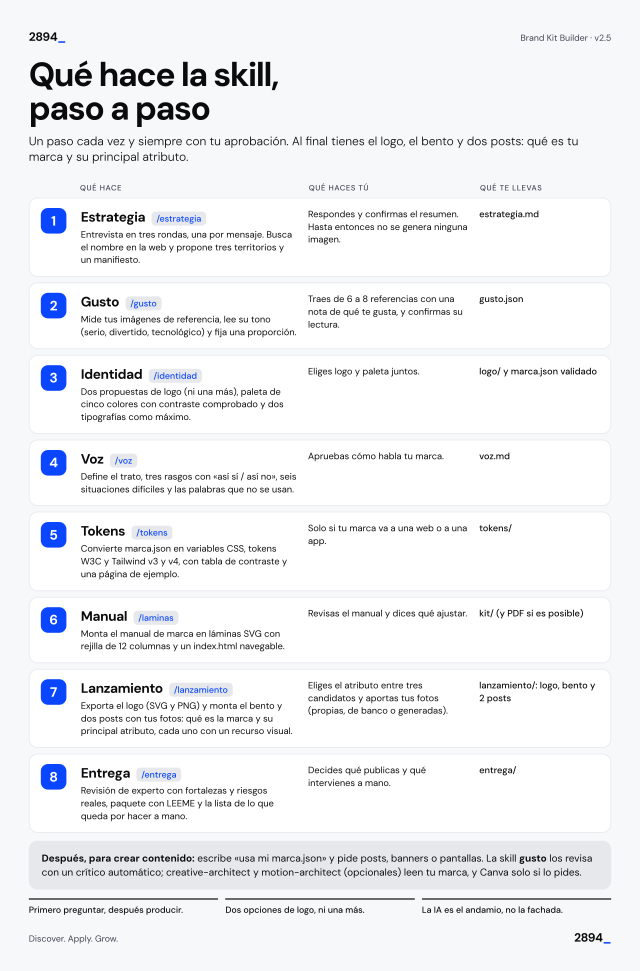
#> input picture assets/paso-a-paso.png, 3200 x 4854 px (shown at 1/5 size)
$ python -i analizar_referencias.py   (imports and definitions only)
#> lines starting #> are read from the running program, lines starting #| are printed output that depends on the picture
#!/usr/bin/env python3
# Copyright (c) 2026 2894 Studio · MIT
"""Mide lo medible de una carpeta de imágenes de referencia y lo vuelca en gusto.json.

Uso:  python3 analizar_referencias.py CARPETA [--gusto gusto.json] [--tipo si|no|otra]

Mide: tamaño, colores dominantes, claro/oscuro, saturación, temperatura, aire (proporción de zonas lisas),
densidad de detalle y cuántos tonos distintos hay (si domina uno solo). NO mide ni inventa: el tono
(serio / divertido / tecnologico), la voz del texto y el tipo de imagen quedan en «interpretacion»
para que los complete el modelo viéndolas y los confirme la persona.
Necesita Pillow (pip install pillow). Sin Pillow lo dice y sale sin tocar nada.
"""
import sys as _sys
# [5 lines not run here, left out]
import argparse
import colorsys
import os
import sys

AQUI = os.path.dirname(os.path.abspath(__file__))
sys.path.insert(0, AQUI)
import gusto_lib as G  # noqa: E402

try:
    from PIL import Image, ImageFilter, ImageStat
except ImportError:  # pragma: no cover
    Image = None

EXT = (".png", ".jpg", ".jpeg", ".webp")


def hexa(rgb):
    return "#%02X%02X%02X" % tuple(rgb)


def medir(ruta):
#> called with ruta = '../../../assets/paso-a-paso.png'
    im = Image.open(ruta).convert("RGB")
#> im is the input picture: PIL image 3200x4854 RGB; mean R, G, B 239.7, 240.7, 243.3
    w0, h0 = im.size
#> w0 = 3200; h0 = 4854
    im.thumbnail((400, 400))
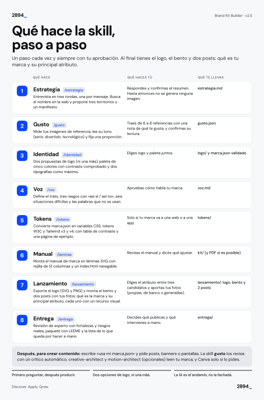
#> im: PIL image 264x400 RGB; mean R, G, B 239.5, 240.5, 243.2
    w, h = im.size
#> w = 264; h = 400
    # colores dominantes (cuantización a 6)
    q = im.quantize(colors=6, method=Image.Quantize.MEDIANCUT)
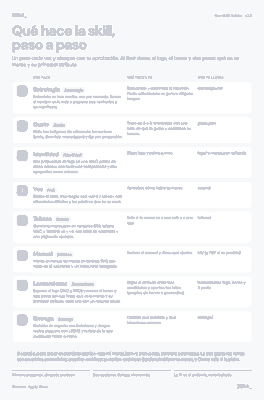
#> q: PIL image 264x400 P; mean R, G, B 245, 245.8, 247.8
    pal = q.getpalette()[:18]
#> pal = [255, 255, 255, 255, 255, 254, 254, 255, 255, 251, 251, 252, 247, 248, 250, 201, 204, 213]
    cuenta = sorted(q.getcolors(), reverse=True)
#> cuenta = [(46214, 4), (42332, 0), (12469, 5), (3282, 3), (1287, 2), (16, 1)]
    total = float(w * h)
#> total = 105600
    dominantes = []
    for n, idx in cuenta:
        rgb = pal[idx * 3: idx * 3 + 3]
        dominantes.append({"hex": hexa(rgb), "pct": round(n / total * 100, 1)})
#> this loop made 6 passes
#> (n, idx, rgb) on passes 1 to 6: (46214, 4, [247, 248, 250]), (42332, 0, [255, 255, 255]), (12469, 5, [201, 204, 213]), (3282, 3, [251, 251, 252]), (1287, 2, [254, 255, 255]), (16, 1, [255, 255, 254])
#> after the loop, dominantes = 6 items
    # luminosidad y saturación medias
    hsv = im.convert("HSV")
#> hsv: PIL image 264x400 HSV; mean H, S, V 83.9, 3.9, 243.2
    s_media = ImageStat.Stat(hsv).mean[1] / 255
#> s_media = 0.0153
    l_media = ImageStat.Stat(im.convert("L")).mean[0] / 255
#> l_media = 0.943
    # tonos: ángulos de los píxeles saturados
    px = list(hsv.get_flattened_data() if hasattr(hsv, "get_flattened_data") else hsv.getdata())
#> px = 105600 items
    sat = [(hh, ss, vv) for hh, ss, vv in px if ss > 60 and vv > 60]
#> sat = 1137 items, first 6: (159, 114, 252), (159, 136, 252), (159, 109, 252), (159, 71, 255), (159, 80, 255), (159, 79, 255)
    huecos = [0] * 12
    for hh, _, _ in sat:
        huecos[int(hh / 256 * 12) % 12] += 1
#> this loop made 1137 passes
#> hh on passes 1 to 3: 159, 159, 159
#> after the loop, huecos = [0, 0, 0, 0, 0, 0, 0, 1137, 0, 0, 0, 0]
    n_sat = sum(huecos)
#> n_sat = 1137
    familias = sum(1 for c in huecos if n_sat and c / n_sat > 0.12)
#> familias = 1
    concentracion = round(max(huecos) / n_sat * 100) if n_sat else 0
#> concentracion = 100
    # temperatura
    cal = sum(1 for hh, _, _ in sat if hh < 256 * 70 / 360 or hh > 256 * 330 / 360)
#> cal = 0
    temp = "sin color dominante" if n_sat < total * 0.03 else ("cálida" if cal / n_sat > 0.55 else "fría")
#> temp = 'sin color dominante'
    # aire: bloques 16x16 casi lisos
    g = im.convert("L")
    lisos = bloques = 0
    for y in range(0, h - 15, 16):
        for x in range(0, w - 15, 16):
            bloques += 1
            if ImageStat.Stat(g.crop((x, y, x + 16, y + 16))).stddev[0] < 6:
                lisos += 1
#> after the loop, bloques = 400; lisos = 136
    aire = round(lisos / bloques * 100) if bloques else 0
#> aire = 34
    bordes = ImageStat.Stat(g.filter(ImageFilter.FIND_EDGES)).mean[0]
#> bordes = 25.31
    detalle = "alto" if bordes > 18 else ("medio" if bordes > 8 else "bajo")
#> detalle = 'alto'
    return {"ancho": w0, "alto": h0, "formato": "vertical" if h0 > w0 * 1.1 else ("horizontal" if w0 > h0 * 1.1 else "cuadrado"),
            "dominantes": dominantes, "luminosidad": "oscura" if l_media < 0.4 else ("clara" if l_media > 0.65 else "media"),
            "saturacion": "alta" if s_media > 0.5 else ("media" if s_media > 0.25 else "baja"),
            "temperatura": temp, "familias_de_tono": familias, "concentracion_tono_pct": concentracion,
            "aire_pct": aire, "detalle": detalle}


# [41 lines left out: function main, not called in this run]


# [2 lines not run here, left out]

>>> result = medir('../../../assets/paso-a-paso.png')
#> result = 11 items
